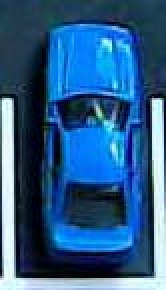
#> input picture blue_car.jfif, 83 x 145 px, found by its file name (shown 2 times larger)
$ python Punto_2_Parte_1.py
#> lines starting #> are read from the running program, lines starting #| are printed output that depends on the picture
# Import OpenCV module
import cv2

# Read image
img = cv2.imread(r"C:\Users\Santiago\Desktop\blue_car.jfif", cv2.IMREAD_COLOR)
#> img is the input picture: shape (145, 83, 3); mean B, G, R 135.9, 91.3, 43.6

# Get image dimensions
dims = img.shape
#> dims = (145, 83, 3)
print(f'Image has {dims[2]} color planes each having {dims[0]} rows and {dims[1]} columns')
#| Image has 3 color planes each having 145 rows and 83 columns

# Get matrix for each color plane
bluePlane = img[:, :, 0]
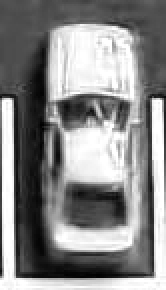
#> bluePlane: shape (145, 83) (shown 2 times larger); min 0, max 255, mean 135.9
greenPlane = img[:, :, 1]
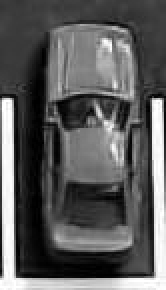
#> greenPlane: shape (145, 83) (shown 2 times larger); min 0, max 255, mean 91.3
redPlane = img[:, :, 2]
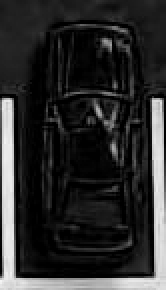
#> redPlane: shape (145, 83) (shown 2 times larger); min 0, max 244, mean 43.6

# Show image and each color plane
cv2.imshow("Image", img)
cv2.imshow("Blue Plane", bluePlane)
cv2.imshow("Green Plane", greenPlane)
cv2.imshow("Red Plane", redPlane)

# Function to compute the mean of a plane
def compute_mean(plane, name):
#> called with name = 'blue'
    dims = plane.shape
#> dims = (145, 83)
    mean = 0.0
    for row in plane:
        for p in row:
            mean += p
#> this loop made 145 passes
#> after the loop, mean = 1635927
    mean /= (dims[0] * dims[1])
#> mean = 135.9
    print(f'Mean of {name} plane is: {mean:.2f}')
#| Mean of blue plane is: 135.93

# Compute and display mean for each plane
compute_mean(bluePlane, "blue")
compute_mean(greenPlane, "green")
#> the loop in compute_mean (call 2), `for row in plane:` made 145 passes
#| Mean of green plane is: 91.26
compute_mean(redPlane, "red")
#| Mean of red plane is: 43.65

# Wait for key
cv2.waitKey()
cv2.destroyAllWindows()

$ run again, with yellow_car.jfif copied over blue_car.jfif
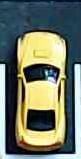
#> input picture yellow_car.jfif, 81 x 159 px, found by its file name
#> img is the input picture: shape (159, 81, 3); mean B, G, R 102, 119.3, 111.8
#| Image has 3 color planes each having 159 rows and 81 columns
#> `bluePlane = img[:, :, 0]`:
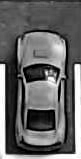
#> bluePlane: shape (159, 81); min 0, max 255, mean 102
#> `redPlane = img[:, :, 2]`:
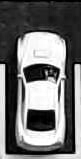
#> redPlane: shape (159, 81); min 0, max 255, mean 111.8
#> after the loop in compute_mean, `for row in plane:`: mean = 1313216
#> in compute_mean, `mean /= (dims[0] * dims[1])`: mean = 102
#| Mean of blue plane is: 101.97
#| Mean of green plane is: 119.28
#| Mean of red plane is: 111.84
